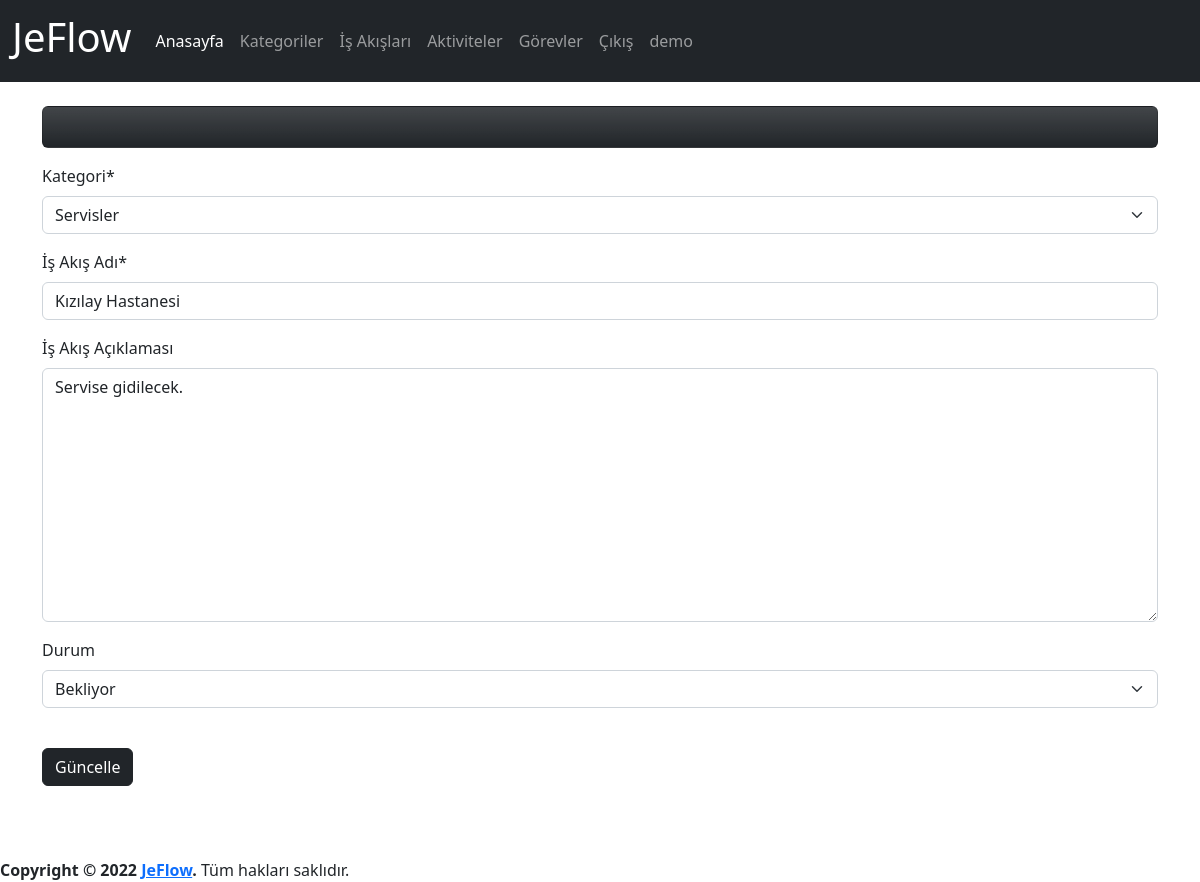
Page /process/1/update (signed in) on the earlier database version.
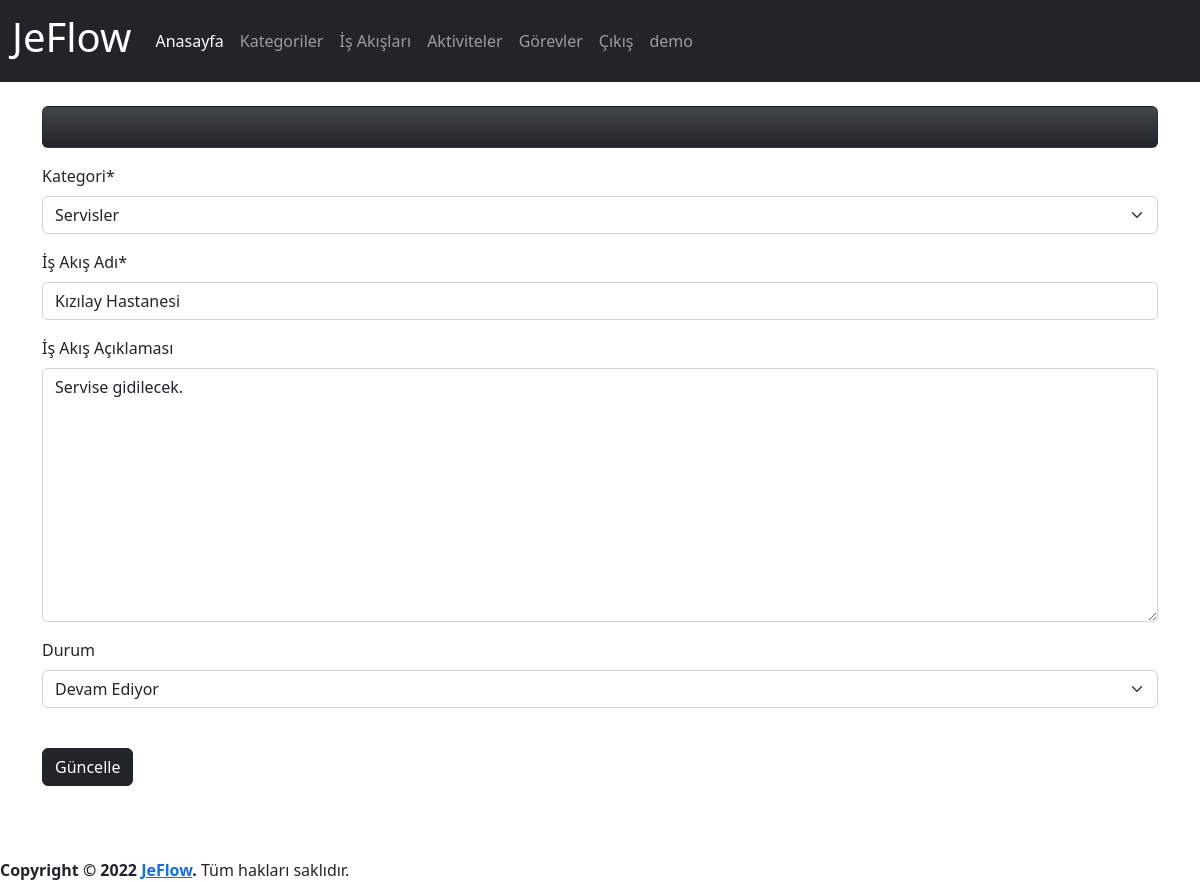
Same page on the later database version.
### app/models.py (models this page shows, shortened)
class Process(models.Model):
    category=models.ForeignKey(Category,on_delete=models.CASCADE,verbose_name='Kategori')
    name=models.CharField(max_length=500,verbose_name='İş Akış Adı')
    description=models.TextField(verbose_name='İş Akış Açıklaması', blank=True, null=True)
    state=models.ForeignKey(State, on_delete=models.SET_NULL,verbose_name='Durum', blank=True, null=True)
    created_date=models.DateTimeField(auto_now_add=True, verbose_name='Oluşturulma Tarihi')
    user=models.ForeignKey(User,on_delete=models.CASCADE,verbose_name='Kullanıcı', blank=True, null=True)
    class Meta:
        verbose_name='İş Akışı'
        verbose_name_plural='İş Akışları'

### app/views.py (the view, shortened to what this page needs)
# urls.py: path('process/<int:process_id>/update', views.process_update, name='process_update'),
@login_required(login_url='/user/login/')
def process_update(request,process_id):
    process=get_object_or_404(Process,pk=process_id)
    process_form=ProcessForm(instance=process)
    context={
        'process_form':process_form,
        'process':process
    }
    return render(request,'app/process_update.html',context)

### app/forms.py
class ProcessForm(forms.ModelForm):
    class Meta:
        model=Process
        fields=('category','name','description','state')

### app/models.py (called while the page is built)
    def __str__(self):
        return self.name

    def __str__(self):
        return self.name # + ' - ' + self.created_date.strftime("%d.%m.%Y, %H:%M:%S")

### templates/app/process_update.html (shortened to what this page needs)
{% extends 'layout.html' %}
{% load humanize %}
{% block content %}
{% load crispy_forms_tags %}
<div class="row">
    <form action="{% url 'process_update' process.id %}" method="POST">
        {{process_form|crispy}}
        <button class="btn btn-dark my-4" type="submit">Güncelle</button>
    </form>
</div>
{% endblock %}

Differences in the rows shown:
changed Process "Servisler": state "Bekliyor" → "Devam Ediyor"
